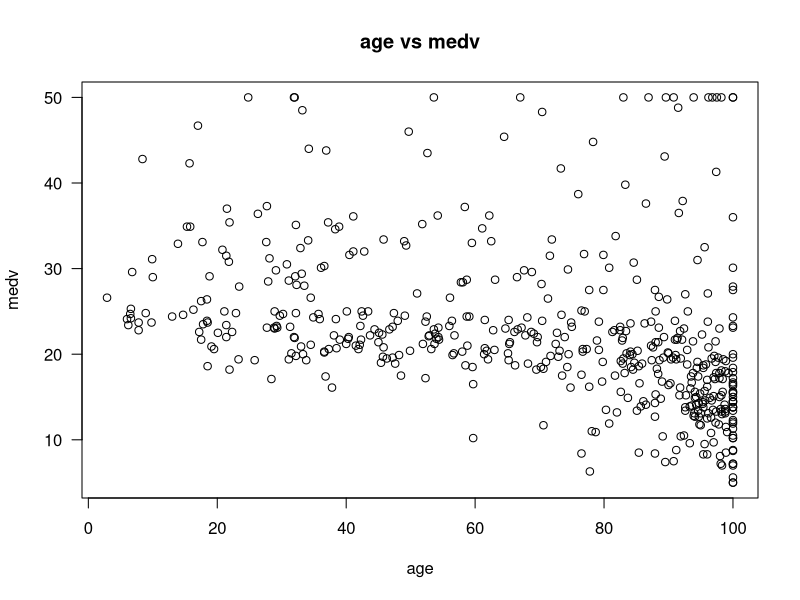
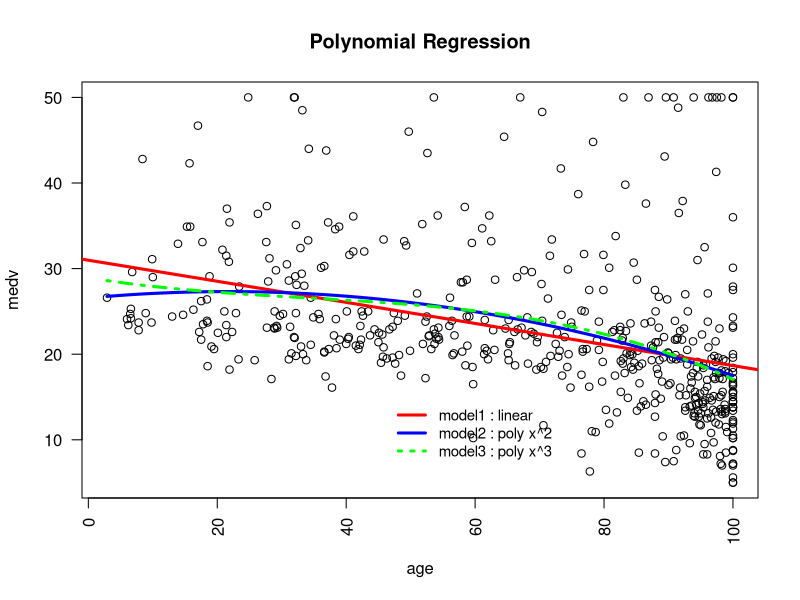

Recreate these plots in R, in order.
library(MASS)
data(Boston)
head(Boston)
summary(Boston)
attach(Boston)

# make a plot of medv Vs age
plot(age, medv, main = "age vs medv", las = 1)

plot(age, medv, main = "Polynomial Regression", las = 2)

# Linear Model
model1 <- lm(medv ~ age)
summary(model1)

abline(model1, lwd = 3, col = "red")

# polynomial regression model with degree 2
model2 <- lm(medv ~ age + I(age^2))
summary(model2)

lines(smooth.spline(age, predict(model2)), col = "blue", lwd = 3)

# Improvement Check
anova(model1, model2)

# Trying with age^3
model3 <- lm(medv ~ poly(age, degree = 3, raw = T))
summary(model3)
lines(smooth.spline(age, predict(model3)), col = "green", lwd = 3, lty = 4)

legend(46, 15,
       legend = c("model1 : linear", "model2 : poly x^2", "model3 : poly x^3"), col = c("red", "blue", "green"),
       lty = c(1, 1, 3), lwd = 3, bty = "n", cex = 0.9
)
# Improvement check
anova(model2, model3)
